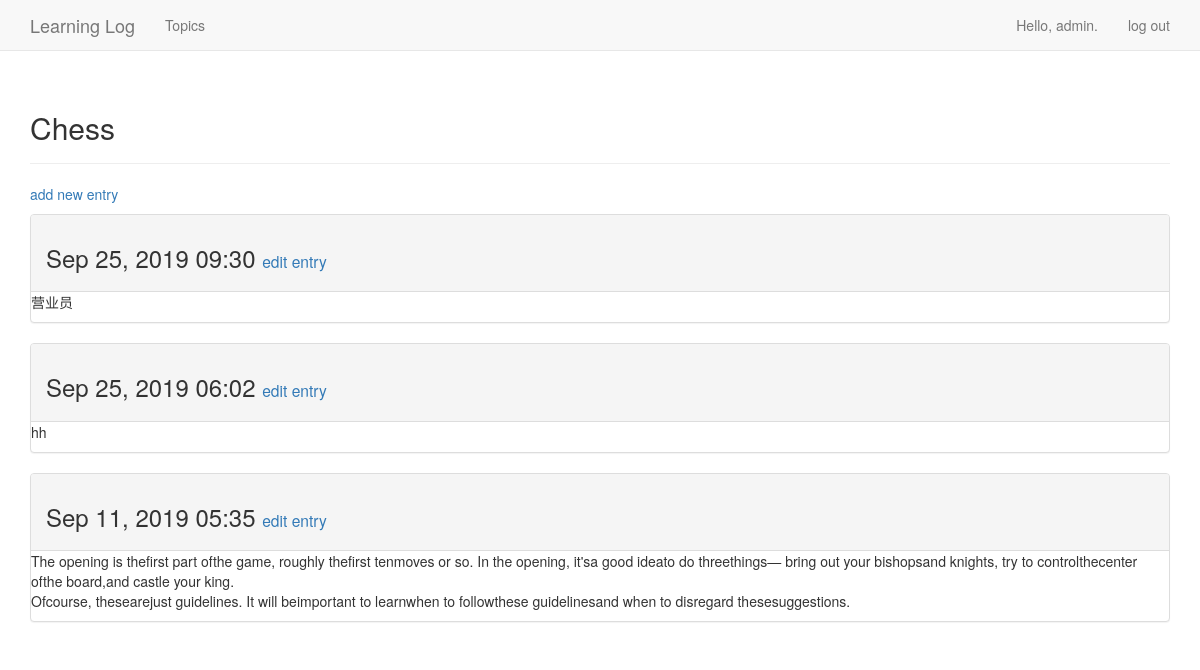
The page /topics/1/ (signed in) on the database its author committed.
### learning_logs/models.py (models this page shows, shortened)
class Topic(models.Model):
	text = models.CharField(max_length=200)
	date_added = models.DateTimeField(auto_now_add = True)
	owner = models.ForeignKey(User,on_delete=models.CASCADE)
	def __str__(self):
		return self.text

class Entry(models.Model):
	topic = models.ForeignKey(Topic,on_delete=models.CASCADE)
	text = models.TextField()
	date_added = models.DateTimeField(auto_now_add=True)
	class Meta:
		verbose_name_plural = 'entries'

### learning_logs/views.py (the view)
# urls.py: path('topics/<topic_id>/',views.topic,name='topic'),
@login_required
def topic(request,topic_id):
	topic = Topic.objects.get(id = topic_id)
	if topic.owner != request.user:
		raise Http404
	entries = topic.entry_set.order_by('-date_added')
	context = {'topic':topic,'entries':entries}
	return render(request,'learning_logs/topic.html',context)

### learning_logs/templates/learning_logs/topic.html
{% extends 'learning_logs/base.html' %}
{% block header %}
	<h2>{{ topic }}</h2>
{% endblock header %}
{% block content %}
	<p>
		<a href="{% url 'learning_logs:new_entry' topic.id %}">add new entry</a>
	</p>
	{% for entry in entries %}
		<div class="panel panel-default">
			<div class="panel-heading">
				<h3>
					{{ entry.date_added|date:'M d, Y H:i' }}
					<small>
						<a href="{% url 'learning_logs:edit_entry' entry.id %}">edit entry</a>
					</small>
				</h3>
			</div>
			<div class="panel-boby">
				{{ entry.text|linebreaks }}
			</div>
		</div>
	{% empty %}
		There are no entries for this topic yet.
	{% endfor %}
{% endblock content %}

### learning_logs/templates/learning_logs/base.html (shortened to what this page needs)
{% load bootstrap3 %}
<!DOCTYPE html>
<html lang="en">
	<head>
		{% bootstrap_css %}
	</head>
	<body>
		<nav class="navbar navbar-default navbar-static-top">
			<div class="container">
				<div class="navbar-header">
					<a class="navbar-brand" href="{% url 'learning_logs:index' %}"> Learning Log</a>
				</div>
				<div id="navbar" class="navbar-collapse collapse">
					<ul class="nav navbar-nav">
						<li><a href="{% url 'learning_logs:topics' %}">Topics</a></li>
					</ul>
					<ul class="nav navbar-nav navbar-right">
						{% if user.is_authenticated %}
							<li><a>Hello, {{ user.username }}.</a></li>
							<li><a href="{% url 'users:logout' %}">log out</a></li>
						{% else %}
							<li><a href="{% url 'users:register' %}">register</a></li>
							<li><a href="{% url 'users:login' %}">log in</a></li>
						{% endif %}
					</ul>
				</div>
			</div>
		</nav>
		<div class="container">
			<div class="page-header">
				{% block header %}{% endblock header %}
			</div>
			<div>
				{% block content %}{% endblock content %}
			</div>
		</div>
	</body>
</html>

### rows shown on the page
Topic: text "Chess"
Entry: date_added "Sep 25, 2019 09:30", text "营业员"
Entry: date_added "Sep 25, 2019 06:02", text "hh"
Entry: date_added "Sep 11, 2019 05:35", text "The opening is thefirst part ofthe game, roughly thefirst tenmoves or so. In the opening, it'sa good ideato do threethings— bring out your bishopsand knights, try to controlthecenter ofthe board,and castle your king. Ofcourse, thesearejust guidelines. It will beimportant to learnwhen to followthese guidelinesand when to disregard thesesuggestions."

### other values the page prints
{{ user.username }} "admin"
